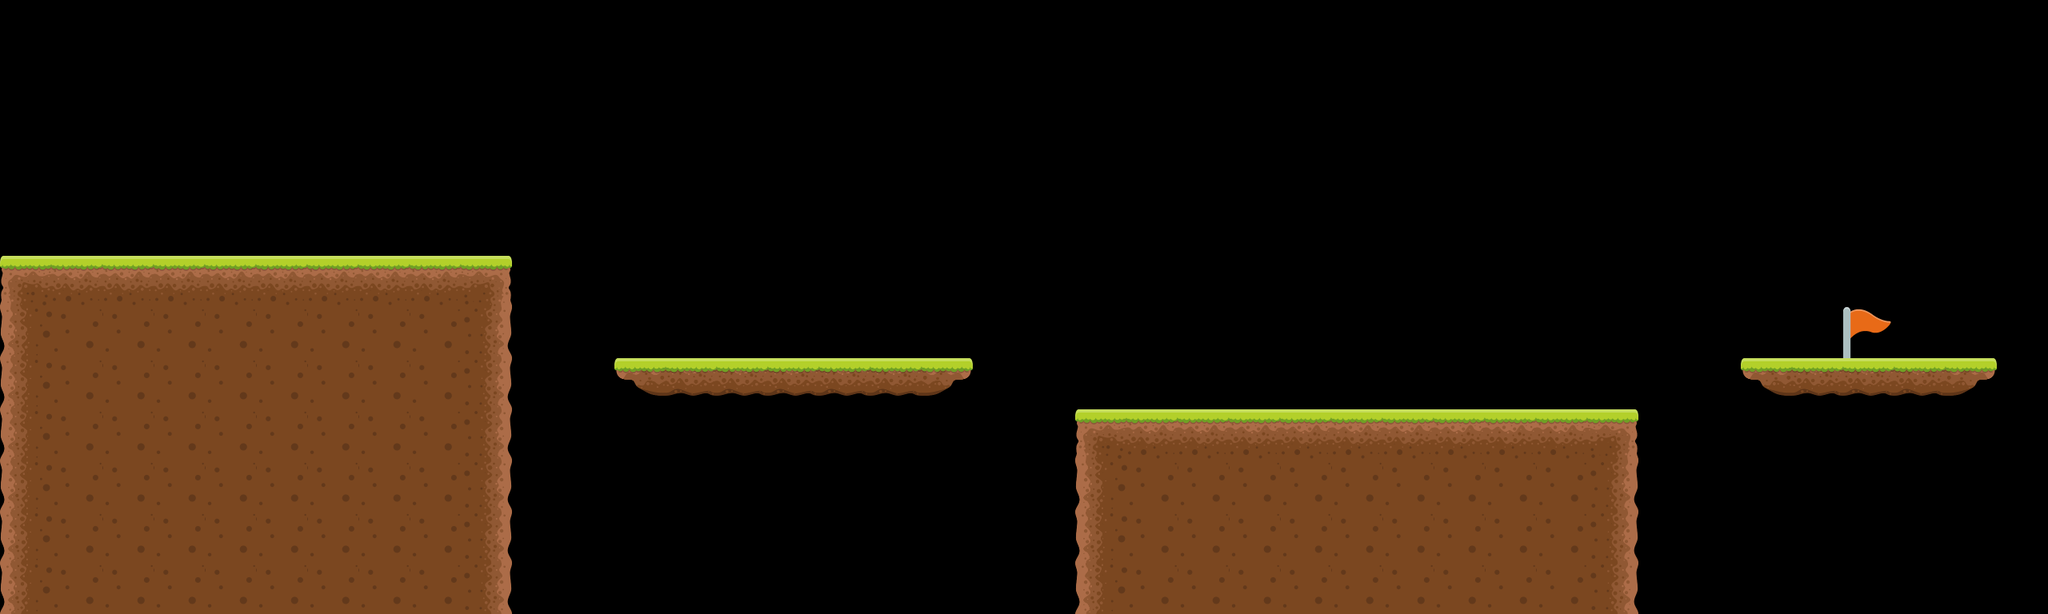

This game map was drawn from its Tiled (.tmx) file and the tilesets committed beside it. A one-line description and the full map source follow:
An orthogonal 40x12 tile map with 64x64 px tiles, 1 tile layer (platformTile), 2 tilesets and 8 objects.

<map version="1.8" tiledversion="1.8.4" orientation="orthogonal" renderorder="right-down" width="40" height="12" tilewidth="64" tileheight="64" infinite="0" nextlayerid="6" nextobjectid="11">
 <editorsettings>
  <export target="levelOne.lua" format="lua" />
 </editorsettings>
 <tileset firstgid="1" name="platform" tilewidth="64" tileheight="64" tilecount="9" columns="3">
  <image source="tileset.png" width="192" height="192" />
 </tileset>
 <tileset firstgid="10" name="flag" tilewidth="64" tileheight="64" tilecount="1" columns="1">
  <image source="flag.png" width="64" height="64" />
 </tileset>
 <layer id="1" name="platformTile" width="40" height="12">
  <data encoding="csv">
0,0,0,0,0,0,0,0,0,0,0,0,0,0,0,0,0,0,0,0,0,0,0,0,0,0,0,0,0,0,0,0,0,0,0,0,0,0,0,0,
0,0,0,0,0,0,0,0,0,0,0,0,0,0,0,0,0,0,0,0,0,0,0,0,0,0,0,0,0,0,0,0,0,0,0,0,0,0,0,0,
0,0,0,0,0,0,0,0,0,0,0,0,0,0,0,0,0,0,0,0,0,0,0,0,0,0,0,0,0,0,0,0,0,0,0,0,0,0,0,0,
0,0,0,0,0,0,0,0,0,0,0,0,0,0,0,0,0,0,0,0,0,0,0,0,0,0,0,0,0,0,0,0,0,0,0,0,0,0,0,0,
0,0,0,0,0,0,0,0,0,0,0,0,0,0,0,0,0,0,0,0,0,0,0,0,0,0,0,0,0,0,0,0,0,0,0,0,0,0,0,0,
1,2,2,2,2,2,2,2,2,3,0,0,0,0,0,0,0,0,0,0,0,0,0,0,0,0,0,0,0,0,0,0,0,0,0,0,0,0,0,0,
4,5,5,5,5,5,5,5,5,6,0,0,0,0,0,0,0,0,0,0,0,0,0,0,0,0,0,0,0,0,0,0,0,0,0,0,10,0,0,0,
4,5,5,5,5,5,5,5,5,6,0,0,7,8,8,8,8,8,9,0,0,0,0,0,0,0,0,0,0,0,0,0,0,0,7,8,8,8,9,0,
4,5,5,5,5,5,5,5,5,6,0,0,0,0,0,0,0,0,0,0,0,1,2,2,2,2,2,2,2,2,2,3,0,0,0,0,0,0,0,0,
4,5,5,5,5,5,5,5,5,6,0,0,0,0,0,0,0,0,0,0,0,4,5,5,5,5,5,5,5,5,5,6,0,0,0,0,0,0,0,0,
4,5,5,5,5,5,5,5,5,6,0,0,0,0,0,0,0,0,0,0,0,4,5,5,5,5,5,5,5,5,5,6,0,0,0,0,0,0,0,0,
4,5,5,5,5,5,5,5,5,6,0,0,0,0,0,0,0,0,0,0,0,4,5,5,5,5,5,5,5,5,5,6,0,0,0,0,0,0,0,0
</data>
 </layer>
 <objectgroup id="4" name="flag">
  <object id="9" x="2304" y="384" width="64" height="64" />
 </objectgroup>
 <objectgroup id="5" name="player">
  <object id="10" x="256" y="192" width="64" height="64" />
 </objectgroup>
 <objectgroup id="2" name="platform">
  <object id="1" x="0" y="320" width="640" height="448" />
  <object id="2" x="768" y="448" width="448" height="64" />
  <object id="3" x="1344" y="512" width="704" height="256" />
  <object id="4" x="2176" y="448" width="320" height="64" />
 </objectgroup>
 <objectgroup id="3" name="enemy">
  <object id="7" x="1600" y="448" width="64" height="64" />
  <object id="8" x="896" y="384" width="64" height="64" />
 </objectgroup>
</map>
